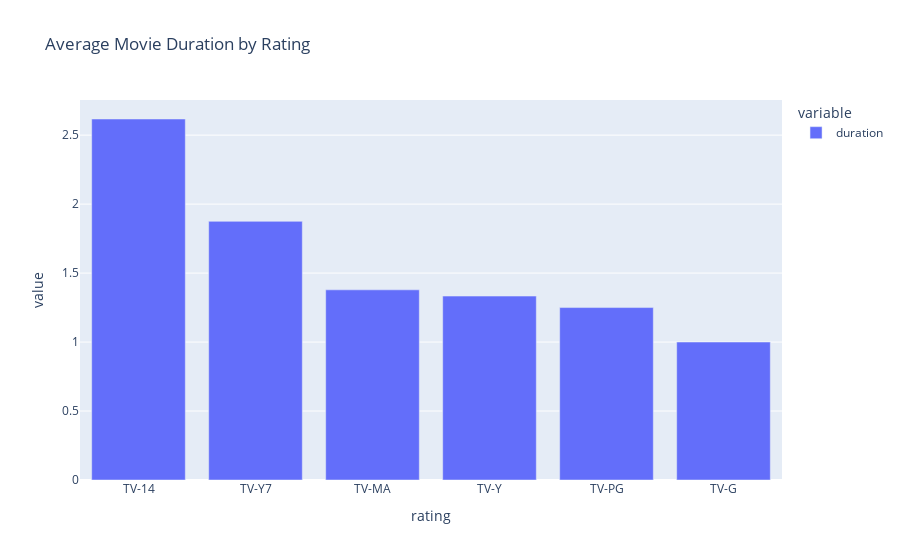

Source (notebook cell):
### Markdown cell above
<div style="background-color:#F5F5F5; padding: 8px; border-radius: 6px; box-shadow: 0 1px 2px 0 rgba(0, 0, 0, 0.1); border:1px solid #A9A9A9; margin-top: 8px; margin-left: 40px;">
    <h3 style="font-size:18px; font-family:Georgia, serif; color:#555555; text-align: left; margin: 0; font-style: italic;">
        Q6 P3: Relation of Categories With Duration of Movies
    </h3>
</div>

### Code cell
px.bar(rating_durations_of_tv_shows, title='Average Movie Duration by Rating')

### Figure 1 — Plotly figure (JSON) as saved in the notebook; plotly's stock layout.template omitted (floating-point values rounded to 4 significant figures)
{"data": [{"alignmentgroup": "True", "hovertemplate": "variable=duration<br>rating=%{x}<br>value=%{y}<extra></extra>", "legendgroup": "duration", "marker": {"color": "#636efa", "pattern": {"shape": ""}}, "name": "duration", "offsetgroup": "duration", "orientation": "v", "showlegend": true, "textposition": "auto", "type": "bar", "x": ["TV-14", "TV-Y7", "TV-MA", "TV-Y", "TV-PG", "TV-G"], "xaxis": "x", "y": [2.617, 1.875, 1.379, 1.333, 1.25, 1], "yaxis": "y"}], "layout": {"barmode": "relative", "legend": {"title": {"text": "variable"}, "tracegroupgap": 0}, "title": {"text": "Average Movie Duration by Rating"}, "xaxis": {"anchor": "y", "domain": [0, 1], "title": {"text": "rating"}}, "yaxis": {"anchor": "x", "domain": [0, 1], "title": {"text": "value"}}}}
